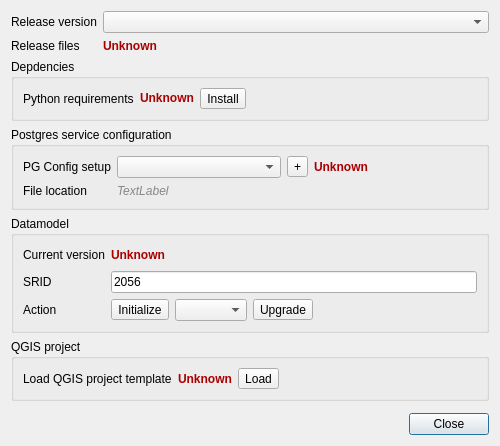
<?xml version="1.0" encoding="UTF-8"?>
<ui version="4.0">
 <class>QgepSettingsDialog</class>
 <widget class="QDialog" name="QgepSettingsDialog">
  <property name="geometry">
   <rect>
    <x>0</x>
    <y>0</y>
    <width>500</width>
    <height>388</height>
   </rect>
  </property>
  <property name="windowTitle">
   <string>Datamodel tool</string>
  </property>
  <layout class="QFormLayout" name="formLayout_5">
   <item row="0" column="0">
    <widget class="QLabel" name="label_4">
     <property name="text">
      <string>Release version</string>
     </property>
    </widget>
   </item>
   <item row="0" column="1">
    <widget class="QComboBox" name="releaseVersionComboBox"/>
   </item>
   <item row="2" column="0" colspan="2">
    <widget class="QGroupBox" name="groupBox">
     <property name="title">
      <string>Depdencies</string>
     </property>
     <layout class="QFormLayout" name="formLayout">
      <item row="0" column="1">
       <layout class="QHBoxLayout" name="horizontalLayout_4">
        <item>
         <widget class="QLabel" name="pythonCheckLabel">
          <property name="styleSheet">
           <string notr="true">color: rgb(170, 0, 0);
font-weight: bold;</string>
          </property>
          <property name="text">
           <string>Unknown</string>
          </property>
          <property name="textInteractionFlags">
           <set>Qt::LinksAccessibleByMouse|Qt::TextSelectableByKeyboard|Qt::TextSelectableByMouse</set>
          </property>
         </widget>
        </item>
        <item>
         <widget class="QToolButton" name="installDepsButton">
          <property name="text">
           <string>Install</string>
          </property>
         </widget>
        </item>
        <item>
         <spacer name="horizontalSpacer_3">
          <property name="orientation">
           <enum>Qt::Horizontal</enum>
          </property>
          <property name="sizeHint" stdset="0">
           <size>
            <width>40</width>
            <height>20</height>
           </size>
          </property>
         </spacer>
        </item>
       </layout>
      </item>
      <item row="0" column="0">
       <widget class="QLabel" name="label_11">
        <property name="text">
         <string>Python requirements</string>
        </property>
       </widget>
      </item>
     </layout>
    </widget>
   </item>
   <item row="3" column="0" colspan="2">
    <widget class="QGroupBox" name="groupBox_2">
     <property name="title">
      <string>Postgres service configuration</string>
     </property>
     <layout class="QFormLayout" name="formLayout_4">
      <item row="2" column="0">
       <widget class="QLabel" name="label">
        <property name="text">
         <string>File location</string>
        </property>
       </widget>
      </item>
      <item row="2" column="1">
       <widget class="QLabel" name="pgservicePathLabel">
        <property name="styleSheet">
         <string notr="true">font: italic; color: #888</string>
        </property>
        <property name="text">
         <string>TextLabel</string>
        </property>
       </widget>
      </item>
      <item row="0" column="1">
       <layout class="QHBoxLayout" name="horizontalLayout_3">
        <item>
         <widget class="QComboBox" name="pgserviceComboBox"/>
        </item>
        <item>
         <widget class="QToolButton" name="pgserviceAddButton">
          <property name="text">
           <string>+</string>
          </property>
         </widget>
        </item>
        <item>
         <widget class="QLabel" name="pgconfigCheckLabel">
          <property name="styleSheet">
           <string notr="true">color: rgb(170, 0, 0);
font-weight: bold;</string>
          </property>
          <property name="text">
           <string>Unknown</string>
          </property>
         </widget>
        </item>
       </layout>
      </item>
      <item row="0" column="0">
       <widget class="QLabel" name="label_8">
        <property name="text">
         <string>PG Config setup</string>
        </property>
       </widget>
      </item>
     </layout>
    </widget>
   </item>
   <item row="4" column="0" colspan="2">
    <widget class="QGroupBox" name="groupBox_4">
     <property name="title">
      <string>Datamodel</string>
     </property>
     <layout class="QFormLayout" name="formLayout_3">
      <item row="0" column="0">
       <widget class="QLabel" name="label_6">
        <property name="text">
         <string>Current version</string>
        </property>
       </widget>
      </item>
      <item row="0" column="1">
       <layout class="QHBoxLayout" name="horizontalLayout_2">
        <item>
         <widget class="QLabel" name="versionCheckLabel">
          <property name="styleSheet">
           <string notr="true">color: rgb(170, 0, 0);
font-weight: bold;</string>
          </property>
          <property name="text">
           <string>Unknown</string>
          </property>
         </widget>
        </item>
        <item>
         <spacer name="horizontalSpacer_2">
          <property name="orientation">
           <enum>Qt::Horizontal</enum>
          </property>
          <property name="sizeHint" stdset="0">
           <size>
            <width>40</width>
            <height>20</height>
           </size>
          </property>
         </spacer>
        </item>
       </layout>
      </item>
      <item row="1" column="0">
       <widget class="QLabel" name="label_12">
        <property name="text">
         <string>SRID</string>
        </property>
       </widget>
      </item>
      <item row="1" column="1">
       <widget class="QLineEdit" name="sridLineEdit">
        <property name="text">
         <string>2056</string>
        </property>
       </widget>
      </item>
      <item row="2" column="0">
       <widget class="QLabel" name="label_7">
        <property name="text">
         <string>Action</string>
        </property>
       </widget>
      </item>
      <item row="2" column="1">
       <layout class="QHBoxLayout" name="horizontalLayout">
        <item>
         <widget class="QToolButton" name="initializeButton">
          <property name="text">
           <string>Initialize</string>
          </property>
         </widget>
        </item>
        <item>
         <widget class="QComboBox" name="targetVersionComboBox"/>
        </item>
        <item>
         <widget class="QToolButton" name="versionUpgradeButton">
          <property name="text">
           <string>Upgrade</string>
          </property>
         </widget>
        </item>
        <item>
         <spacer name="horizontalSpacer">
          <property name="orientation">
           <enum>Qt::Horizontal</enum>
          </property>
          <property name="sizeHint" stdset="0">
           <size>
            <width>40</width>
            <height>20</height>
           </size>
          </property>
         </spacer>
        </item>
       </layout>
      </item>
     </layout>
    </widget>
   </item>
   <item row="5" column="0" colspan="2">
    <widget class="QGroupBox" name="groupBox_3">
     <property name="title">
      <string>QGIS project</string>
     </property>
     <layout class="QFormLayout" name="formLayout_2">
      <item row="0" column="1">
       <layout class="QHBoxLayout" name="horizontalLayout_5">
        <item>
         <widget class="QLabel" name="projectCheckLabel">
          <property name="styleSheet">
           <string notr="true">color: rgb(170, 0, 0);
font-weight: bold;</string>
          </property>
          <property name="text">
           <string>Unknown</string>
          </property>
         </widget>
        </item>
        <item>
         <widget class="QToolButton" name="loadProjectButton">
          <property name="text">
           <string>Load</string>
          </property>
         </widget>
        </item>
        <item>
         <spacer name="horizontalSpacer_4">
          <property name="orientation">
           <enum>Qt::Horizontal</enum>
          </property>
          <property name="sizeHint" stdset="0">
           <size>
            <width>40</width>
            <height>20</height>
           </size>
          </property>
         </spacer>
        </item>
       </layout>
      </item>
      <item row="0" column="0">
       <widget class="QLabel" name="label_3">
        <property name="text">
         <string>Load QGIS project template</string>
        </property>
       </widget>
      </item>
     </layout>
    </widget>
   </item>
   <item row="7" column="0" colspan="2">
    <widget class="QDialogButtonBox" name="mBtnBoxOkCancel">
     <property name="orientation">
      <enum>Qt::Horizontal</enum>
     </property>
     <property name="standardButtons">
      <set>QDialogButtonBox::Close</set>
     </property>
    </widget>
   </item>
   <item row="6" column="0" colspan="2">
    <spacer name="verticalSpacer">
     <property name="orientation">
      <enum>Qt::Vertical</enum>
     </property>
     <property name="sizeHint" stdset="0">
      <size>
       <width>20</width>
       <height>40</height>
      </size>
     </property>
    </spacer>
   </item>
   <item row="1" column="0">
    <widget class="QLabel" name="label_2">
     <property name="text">
      <string>Release files</string>
     </property>
    </widget>
   </item>
   <item row="1" column="1">
    <widget class="QLabel" name="releaseCheckLabel">
     <property name="styleSheet">
      <string notr="true">color: rgb(170, 0, 0);
font-weight: bold;</string>
     </property>
     <property name="text">
      <string>Unknown</string>
     </property>
     <property name="textInteractionFlags">
      <set>Qt::LinksAccessibleByMouse|Qt::TextSelectableByKeyboard|Qt::TextSelectableByMouse</set>
     </property>
    </widget>
   </item>
  </layout>
 </widget>
 <resources/>
 <connections>
  <connection>
   <sender>mBtnBoxOkCancel</sender>
   <signal>accepted()</signal>
   <receiver>QgepSettingsDialog</receiver>
   <slot>accept()</slot>
   <hints>
    <hint type="sourcelabel">
     <x>248</x>
     <y>254</y>
    </hint>
    <hint type="destinationlabel">
     <x>157</x>
     <y>274</y>
    </hint>
   </hints>
  </connection>
  <connection>
   <sender>mBtnBoxOkCancel</sender>
   <signal>rejected()</signal>
   <receiver>QgepSettingsDialog</receiver>
   <slot>reject()</slot>
   <hints>
    <hint type="sourcelabel">
     <x>316</x>
     <y>260</y>
    </hint>
    <hint type="destinationlabel">
     <x>286</x>
     <y>274</y>
    </hint>
   </hints>
  </connection>
 </connections>
</ui>
